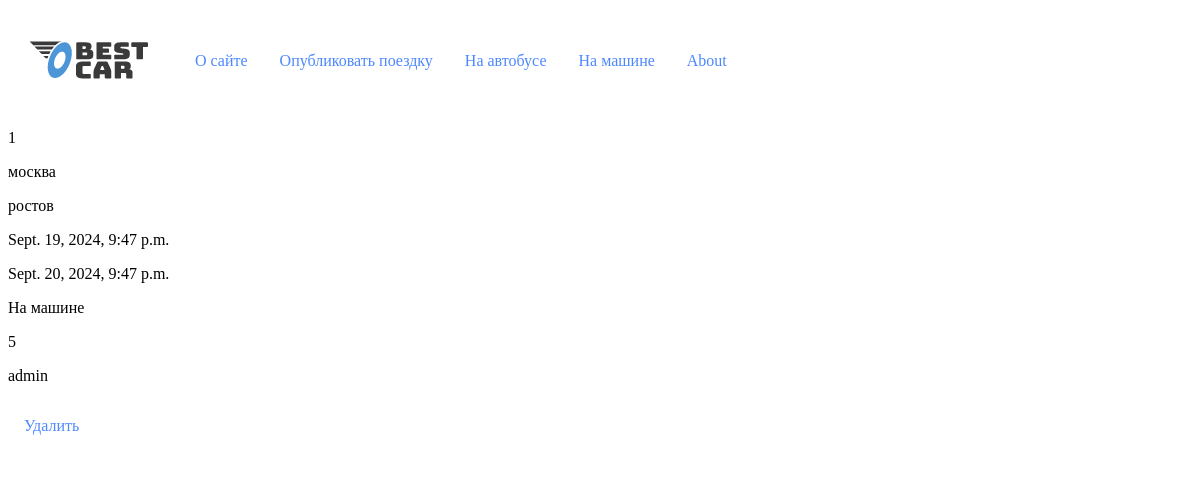
Before: /booking/booked_trips/ (signed in) with the older database file.
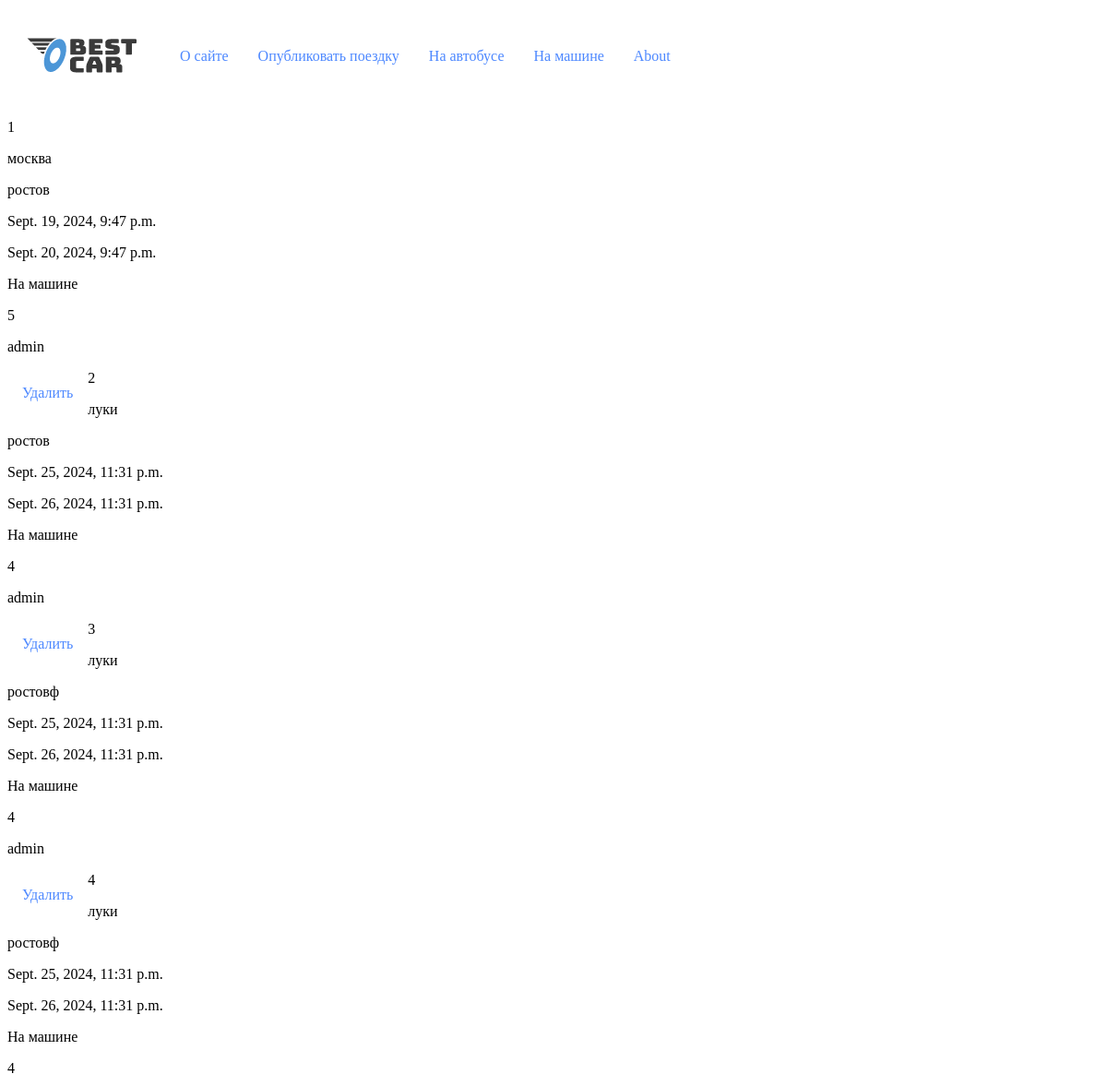
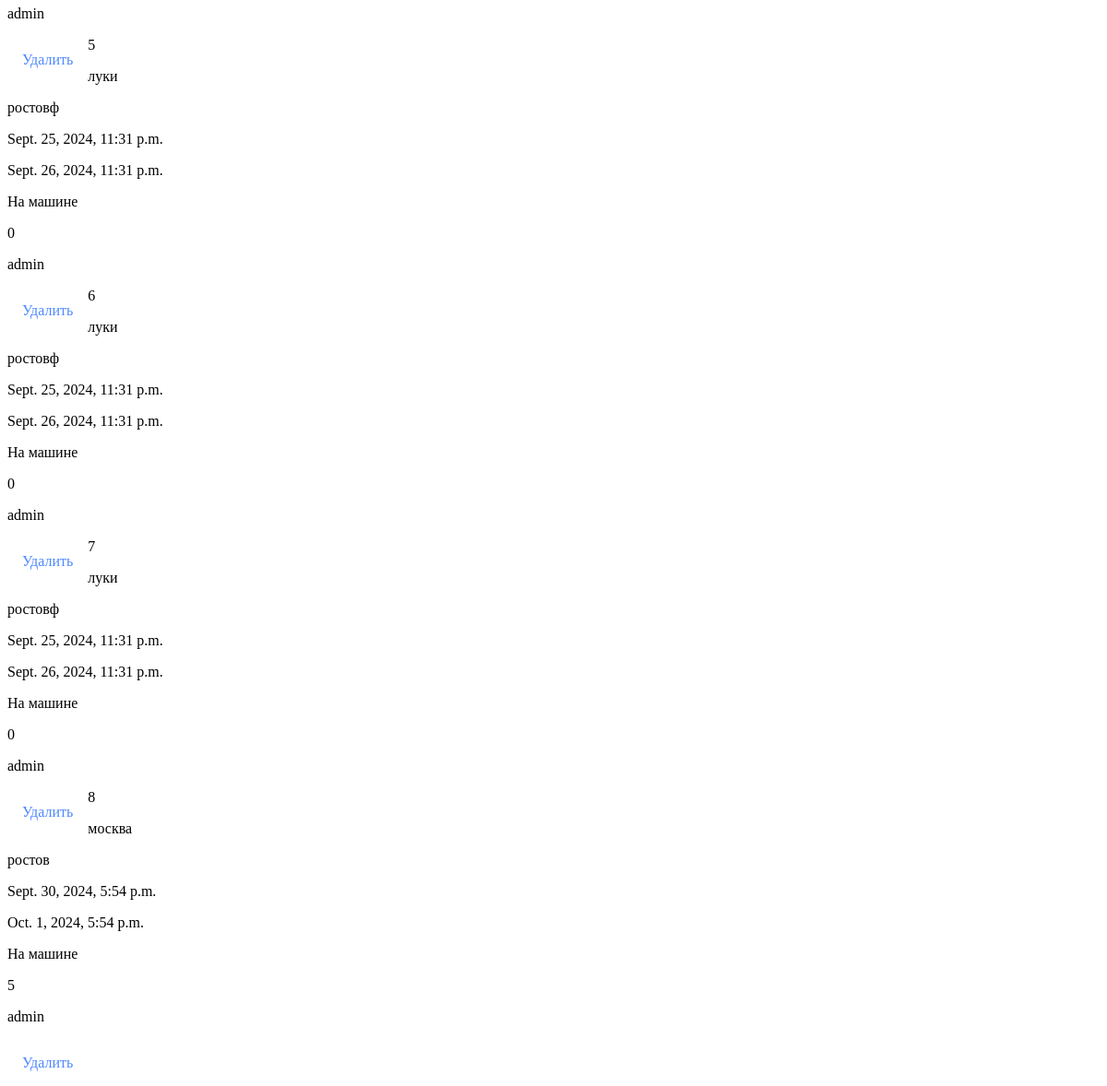
After: the same page with the newer database file (2 pictures, top to bottom).
### booking/models.py (models this page shows)
class Booking(models.Model):
    departure = models.CharField(
        max_length=100,
        verbose_name="отправление",
        validators=[Validators_language_model()])
    arrival = models.CharField(
        max_length=100,
        verbose_name="прибытие",
        validators=[Validators_language_model()])
    departure_time = models.DateTimeField(
        verbose_name="время отправления",
        validators=[Validators_date_model()])
    arrival_time = models.DateTimeField(
        verbose_name="время прибытия",
        validators=[Validators_date_model()])
    cat = models.ForeignKey(
        'bestcar.Category',
        verbose_name="категория",
        on_delete=models.PROTECT,
        default=1)
    price = models.PositiveSmallIntegerField(
        verbose_name="цена")
    author_trip = models.ForeignKey(
        get_user_model(),
        on_delete=models.CASCADE,
        related_name="author_trip")
    name_companion = models.ForeignKey(
        get_user_model(),
        verbose_name="Имя пассажира",
        on_delete=models.CASCADE)
    slug = models.SlugField(
        max_length=100,
        db_index=True)
    class Meta:
        verbose_name = 'зарезервированные поездки'
        verbose_name_plural = 'зарезервированные поездки'

### bestcar/models/category.py (models this page shows)
class Category(models.Model):
    name = models.CharField(max_length=100, db_index=True, verbose_name="Категория")
    def __str__(self):
        return self.name
    class Meta:
        verbose_name = 'Категории'
        verbose_name_plural = 'Категории'

### users/models.py (models this page shows)
class User(AbstractUser):
    photo = models.ImageField(
        upload_to='users/$Y/%m/%d/',
        blank=True, null=True,
        verbose_name='Фотография')
    category = models.ForeignKey(
        Category,
        on_delete=models.PROTECT,
        default=1,
        verbose_name='Категория транспортного средства'
                                                                                           )
    models_auto = models.CharField(
        max_length=100,
        verbose_name="модель автомобиля"
    )
    def __str__(self):
        return self.username
    class Meta:
        verbose_name = 'Пользователи'
        verbose_name_plural = 'Пользователи'

### booking/views.py (the view)
# urls.py: path('booked_trips/', Users_booked_trips.as_view(), name='booked_trips'),
class Users_booked_trips(DataMixin, BaseView, ListView):
    context_object_name = 'mein_booked_trip'
    model = Booking
    template_name = 'booking/users_booked_trips.html'
    title_page = 'Ваши забронированные поездки'
    def get_queryset(self):
        return UsersBookedTripsServices.users_booked_trips(name_companion=self.request.user)
    def get_context_data(self, **kwargs):
        context = super().get_context_data(**kwargs)
        return self.get_mixin_context(context)

### bestcar/utils.py (called while the page is built)
    def get_mixin_context(self, context, **kwargs):
        if self.title_page:
            context['title'] = self.title_page
        context['menu'] = MENU  # Предполагается, что MENU - это глобальная переменная
        context.update(kwargs)
        return context

### booking/services.py (called while the page is built)
    @staticmethod
    def users_booked_trips(**kwargs):
        try:
            user = kwargs['name_companion']
            return Booking.objects.filter(name_companion=user)
        except DatabaseError as e:
            return JsonResponse({
                "errorMessage": str(e),
                "status": 400
            })

### booking/views.py (called while the page is built)
    def dispatch(self, request, *args, **kwargs):
        try:
            response = super().dispatch(request, *args, **kwargs)
        except Exception as e:
            return self._response(e, status=400)
        if isinstance(response, (dict, list)):
            return self._response(response)
        else:
            return response

### booking/templates/booking/users_booked_trips.html (shortened to what this page needs)
{% extends 'base.html' %}
{% block content %}
{% for trip in mein_booked_trip %}
    <div>
        <p> {{trip.id}} </p>
        <p> {{trip.departure}} </p>
        <p> {{trip.arrival}} </p>
        <p> {{trip.departure_time}} </p>
        <p> {{trip.arrival_time}} </p>
        <p> {{trip.cat}} </p>
        <p> {{trip.price}} </p>
        <p> {{trip.author_trip}} </p>
        <p><li> <a href="{% url 'booking:delete_reservation' trip.id %}">Удалить</a></li></p>
    </div>
{% endfor %}
{% endblock %}

### templates/base.html (shortened to what this page needs)
<!DOCTYPE html>
<html lang="en">
{% load static %}
<head>
    <link rel="stylesheet" type="text/css" href="{% static 'bestcar/css/style_base.css' %}">
</head>
<body>
        <ul class="menu" >
            <li><a href="{% url 'home' %}">
            <img src="{% static 'bestcar/images/logo.png' %}" class="logo" alt="Best car" /></a></li>
            {% for m in menu %}
            <li> <a href="{% url m.url_name %}">{{ m.title }}</a></li>
            {% endfor %}
            <li><a href="#">About</a>
            </li>
        </ul>
    {% block content %}
    {% endblock %}
</body>
</html>

### bestcar/static/bestcar/css/style_base.css (style rules this page uses)
.menu { display: flex; background: white; list-style: none; margin: 0; padding-left: 0; align-items: center; }
a { text-decoration: none; }
li { color: #FFFFFF; background: white; display: block; float: left; padding: 1rem; position: relative; text-decoration: none; transition-duration: 0.5s; }
li a { color: #4D88FF; }

Changed rows visible on the page:
added Booking: id "2", departure "луки", arrival "ростов", departure_time "Sept. 25, 2024, 11:31 p.m.", arrival_time "Sept. 26, 2024, 11:31 p.m.", cat "На машине", price "4", author_trip "admin"
added Booking: id "3", departure "луки", arrival "ростовф", departure_time "Sept. 25, 2024, 11:31 p.m.", arrival_time "Sept. 26, 2024, 11:31 p.m.", cat "На машине", price "4", author_trip "admin"
added Booking: id "4", departure "луки", arrival "ростовф", departure_time "Sept. 25, 2024, 11:31 p.m.", arrival_time "Sept. 26, 2024, 11:31 p.m.", cat "На машине", price "4", author_trip "admin"
added Booking: id "5", departure "луки", arrival "ростовф", departure_time "Sept. 25, 2024, 11:31 p.m.", arrival_time "Sept. 26, 2024, 11:31 p.m.", cat "На машине", price "0", author_trip "admin"
added Booking: id "6", departure "луки", arrival "ростовф", departure_time "Sept. 25, 2024, 11:31 p.m.", arrival_time "Sept. 26, 2024, 11:31 p.m.", cat "На машине", price "0", author_trip "admin"
added Booking: id "7", departure "луки", arrival "ростовф", departure_time "Sept. 25, 2024, 11:31 p.m.", arrival_time "Sept. 26, 2024, 11:31 p.m.", cat "На машине", price "0", author_trip "admin"
added Booking: id "8", departure "москва", arrival "ростов", departure_time "Sept. 30, 2024, 5:54 p.m.", arrival_time "Oct. 1, 2024, 5:54 p.m.", cat "На машине", price "5", author_trip "admin"
